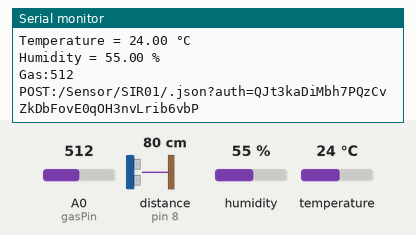
Simulated run of this sketch. Board: Arduino Uno, built with avr-gcc and run on an emulated ATmega328P. On the bench: the last lines printed to the serial monitor. Wiring (inferred from the names in the program): ultrasonic range finder: trigger pin 10; echo pin 8. The inputs (shaded band) are chosen by the test bench; at power-on: distance to the obstacle (sensor on pin 8) 80 cm, humidity 55 %, A0 (gasPin) = 512, temperature 24 °C. The echo pulse lasts 58.3 µs per cm; uploads are accepted with an empty reply.

Above: at 1.3 s.
1.4 s: distance to the obstacle (sensor on pin 8) set to 2 cm
At 1.46 s:
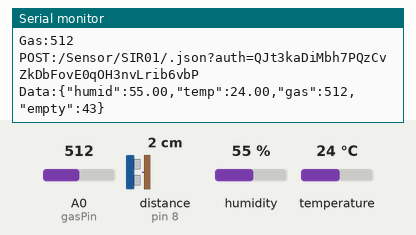
3.8 s: distance to the obstacle (sensor on pin 8) set to 120 cm
At 4.1 s:
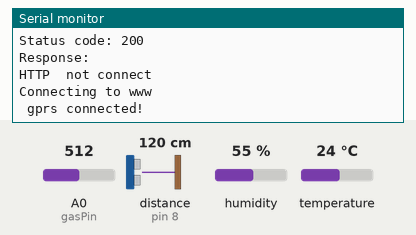
10.1 s: humidity set to 22 %
At 10.69 s:
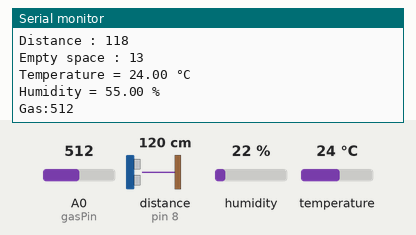
11.6 s: A0 (gasPin) set to 716
At 12.83 s:
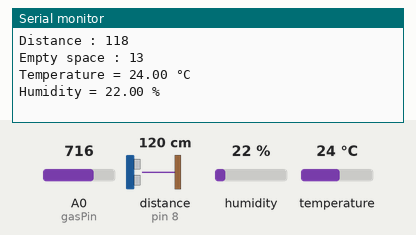
13.1 s: temperature set to 12 °C
At 13.53 s:
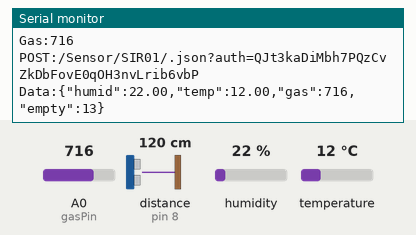
14.6 s: A0 (gasPin) set to 992
At 15.51 s:
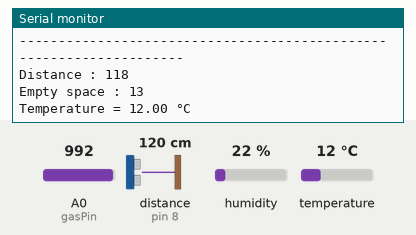
Timing chart, 0 to 17.1 s (numbered marks = the images above; inputs shaded):
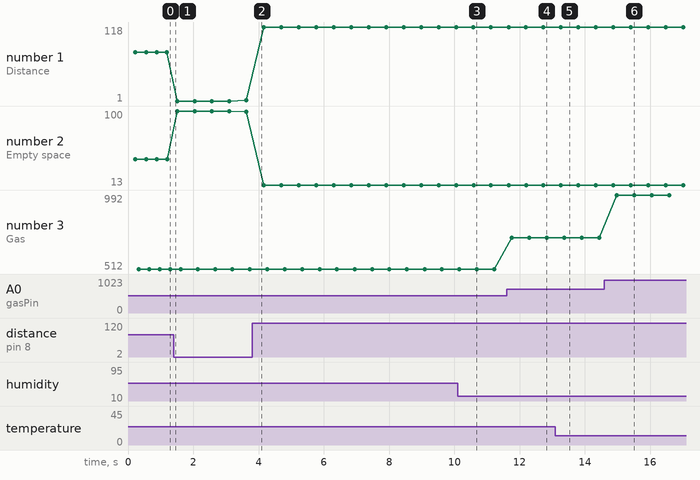

The sketch:

DigiBin.ino
```cpp
#define TINY_GSM_MODEM_SIM800
#define TINY_GSM_RX_BUFFER 256

#include <TinyGsmClient.h>
#include <ArduinoHttpClient.h>
#include <DHT.h>
#include <SoftwareSerial.h>

#define rxPin 3
#define txPin 2

const int trigPin = 10;
const int echoPin = 8;
const int gasPin = A0;
const int BinSize = 135; //(cm)
const int SafetyLevel = 0; //(%)


SoftwareSerial sim800(txPin, rxPin);

#define DHTPIN 6

DHT dht(DHTPIN, DHT22);

const char FIREBASE_HOST[]  = "digidata-cb297-default-rtdb.firebaseio.com";
const String FIREBASE_AUTH  = "QJt3kaDiMbh7PQzCvZkDbFovE0qOH3nvLrib6vbP";
const String FIREBASE_PATH  = "/Sensor/SIR01/";
const int SSL_PORT          = 443;

char apn[]  = "www";//airtel ->"airtelgprs.com"
char user[] = "";
char pass[] = "";


TinyGsm modem(sim800);

TinyGsmClientSecure gsm_client_secure_modem(modem, 0);
HttpClient http_client = HttpClient(gsm_client_secure_modem, FIREBASE_HOST, SSL_PORT);

unsigned long previousMillis = 0;


void setup()
{

  pinMode(trigPin, OUTPUT);
  pinMode(echoPin, INPUT);

  Serial.begin(115200);
  dht.begin();
  Serial.println("device serial initialize");

  sim800.begin(9600);
  Serial.println("SIM800L serial initialize");

  Serial.println("Initializing modem...");
  modem.restart();
  String modemInfo = modem.getModemInfo();
  Serial.print("Modem: ");
  Serial.println(modemInfo);

  http_client.setHttpResponseTimeout(10 * 1000); //^0 secs timeout
}

void loop()
{

  //--------> Here we have modified the code...!
  Serial.print(F("Connecting to "));
  Serial.print(apn);
  Serial.println(" ");
  if (modem.gprsConnect(apn, user, pass))
  {
    Serial.println(" gprs connected!");
    delay(10);
  }

  http_client.connect(FIREBASE_HOST, SSL_PORT);

  while (true) {
    sens_loop();
    if (!http_client.connected())
    {
      Serial.println();
      http_client.stop();// Shutdown
      Serial.println("HTTP  not connect");
      break;
    }
    else
    {
      sens_loop();
      delayMicroseconds(30000000);

    }


  }

}


void PostToFirebase(const char* method, const String & path , const String & data, HttpClient* http)
{
  String response;
  int statusCode = 0;
  http->connectionKeepAlive(); // Currently, this is needed for HTTPS

  String url;
  if (path[0] != '/')
  {
    url = "/";
  }
  url += path + ".json";
  url += "?auth=" + FIREBASE_AUTH;
  Serial.print("POST:");
  Serial.println(url);
  Serial.print("Data:");
  Serial.println(data);

  String contentType = "application/json";
  http->put(url, contentType, data);

  statusCode = http->responseStatusCode();
  Serial.print("Status code: ");
  Serial.println(statusCode);
  response = http->responseBody();
  Serial.print("Response: ");
  Serial.println(response);


}

void sens_loop()
{

  //------->This section is for only sonar
  int howFilled;

  long duration;

  int distance;


  digitalWrite(trigPin, LOW);
  delayMicroseconds(2);

  digitalWrite(trigPin, HIGH);
  delayMicroseconds(10);
  digitalWrite(trigPin, LOW);

  duration = pulseIn(echoPin, HIGH);
  distance = duration * 0.034 / 2;

  howFilled = ( 100 - (100*distance)/BinSize )+ SafetyLevel;


  String emptySpace = String(howFilled);

  Serial.println("--------------------------------------------------------------------");
  Serial.print("Distance : ");
  Serial.println(distance);
  Serial.print("Empty space : ");
  Serial.println(emptySpace);

  String gas = String(analogRead(gasPin));
  String h = String(dht.readHumidity(), 2);
  String t = String(dht.readTemperature(), 2);
 // String id="SIR-01";
  delay(100);

  Serial.print("Temperature = ");
  Serial.print(t);
  Serial.println(" °C");
  Serial.print("Humidity = ");
  Serial.print(h);
  Serial.println(" %");
  Serial.print("Gas:");
  Serial.println(gas);

  String Data = "{";
  Data += "\"humid\":" + h + ",";
  Data += "\"temp\":" + t + ",";
  Data += "\"gas\":" + gas + ",";
  Data += "\"empty\":" + emptySpace + "";
  Data += "}";

  PostToFirebase("PATCH", FIREBASE_PATH, Data, &http_client);


}
```

Measured:
- after the input at 11.6 s, the serial monitor: prints a new line after 0.16 s (image 4)
- after the input at 13.1 s, the serial monitor: prints a new line after 0.27 s (image 5)
- after the input at 14.6 s, the serial monitor: prints a new line after 0.37 s (image 6)
- plotted number 1: 78 → 2 after the input at 1.4 s, 2 → 118 after the input at 3.8 s
- plotted number 2: 43 → 99 after the input at 1.4 s, 99 → 13 after the input at 3.8 s
- plotted number 3: 512 → 716 after the input at 11.6 s, 716 → 992 after the input at 14.6 s
